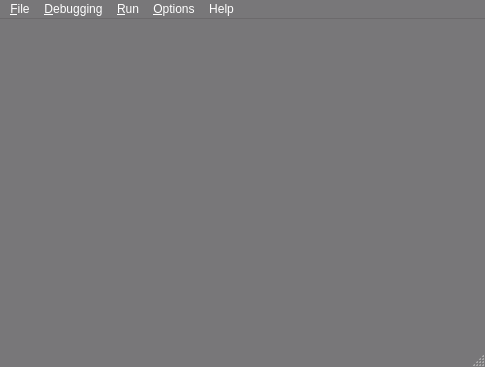
<?xml version="1.0" encoding="UTF-8"?>
<ui version="4.0">
 <class>MainWindow</class>
 <widget class="QMainWindow" name="MainWindow">
  <property name="geometry">
   <rect>
    <x>0</x>
    <y>0</y>
    <width>485</width>
    <height>367</height>
   </rect>
  </property>
  <property name="palette">
   <palette>
    <active>
     <colorrole role="WindowText">
      <brush brushstyle="SolidPattern">
       <color alpha="255">
        <red>255</red>
        <green>255</green>
        <blue>255</blue>
       </color>
      </brush>
     </colorrole>
     <colorrole role="Button">
      <brush brushstyle="SolidPattern">
       <color alpha="255">
        <red>120</red>
        <green>119</green>
        <blue>121</blue>
       </color>
      </brush>
     </colorrole>
     <colorrole role="Light">
      <brush brushstyle="SolidPattern">
       <color alpha="255">
        <red>180</red>
        <green>179</green>
        <blue>182</blue>
       </color>
      </brush>
     </colorrole>
     <colorrole role="Midlight">
      <brush brushstyle="SolidPattern">
       <color alpha="255">
        <red>150</red>
        <green>149</green>
        <blue>151</blue>
       </color>
      </brush>
     </colorrole>
     <colorrole role="Dark">
      <brush brushstyle="SolidPattern">
       <color alpha="255">
        <red>60</red>
        <green>59</green>
        <blue>60</blue>
       </color>
      </brush>
     </colorrole>
     <colorrole role="Mid">
      <brush brushstyle="SolidPattern">
       <color alpha="255">
        <red>80</red>
        <green>79</green>
        <blue>80</blue>
       </color>
      </brush>
     </colorrole>
     <colorrole role="Text">
      <brush brushstyle="SolidPattern">
       <color alpha="255">
        <red>255</red>
        <green>255</green>
        <blue>255</blue>
       </color>
      </brush>
     </colorrole>
     <colorrole role="BrightText">
      <brush brushstyle="SolidPattern">
       <color alpha="255">
        <red>255</red>
        <green>255</green>
        <blue>255</blue>
       </color>
      </brush>
     </colorrole>
     <colorrole role="ButtonText">
      <brush brushstyle="SolidPattern">
       <color alpha="255">
        <red>255</red>
        <green>255</green>
        <blue>255</blue>
       </color>
      </brush>
     </colorrole>
     <colorrole role="Base">
      <brush brushstyle="SolidPattern">
       <color alpha="255">
        <red>31</red>
        <green>31</green>
        <blue>31</blue>
       </color>
      </brush>
     </colorrole>
     <colorrole role="Window">
      <brush brushstyle="SolidPattern">
       <color alpha="255">
        <red>120</red>
        <green>119</green>
        <blue>121</blue>
       </color>
      </brush>
     </colorrole>
     <colorrole role="Shadow">
      <brush brushstyle="SolidPattern">
       <color alpha="255">
        <red>0</red>
        <green>0</green>
        <blue>0</blue>
       </color>
      </brush>
     </colorrole>
     <colorrole role="Highlight">
      <brush brushstyle="SolidPattern">
       <color alpha="255">
        <red>126</red>
        <green>141</green>
        <blue>147</blue>
       </color>
      </brush>
     </colorrole>
     <colorrole role="HighlightedText">
      <brush brushstyle="SolidPattern">
       <color alpha="255">
        <red>255</red>
        <green>255</green>
        <blue>255</blue>
       </color>
      </brush>
     </colorrole>
     <colorrole role="AlternateBase">
      <brush brushstyle="SolidPattern">
       <color alpha="255">
        <red>60</red>
        <green>59</green>
        <blue>60</blue>
       </color>
      </brush>
     </colorrole>
     <colorrole role="ToolTipBase">
      <brush brushstyle="SolidPattern">
       <color alpha="255">
        <red>255</red>
        <green>255</green>
        <blue>220</blue>
       </color>
      </brush>
     </colorrole>
     <colorrole role="ToolTipText">
      <brush brushstyle="SolidPattern">
       <color alpha="255">
        <red>0</red>
        <green>0</green>
        <blue>0</blue>
       </color>
      </brush>
     </colorrole>
    </active>
    <inactive>
     <colorrole role="WindowText">
      <brush brushstyle="SolidPattern">
       <color alpha="255">
        <red>255</red>
        <green>255</green>
        <blue>255</blue>
       </color>
      </brush>
     </colorrole>
     <colorrole role="Button">
      <brush brushstyle="SolidPattern">
       <color alpha="255">
        <red>120</red>
        <green>119</green>
        <blue>121</blue>
       </color>
      </brush>
     </colorrole>
     <colorrole role="Light">
      <brush brushstyle="SolidPattern">
       <color alpha="255">
        <red>180</red>
        <green>179</green>
        <blue>182</blue>
       </color>
      </brush>
     </colorrole>
     <colorrole role="Midlight">
      <brush brushstyle="SolidPattern">
       <color alpha="255">
        <red>150</red>
        <green>149</green>
        <blue>151</blue>
       </color>
      </brush>
     </colorrole>
     <colorrole role="Dark">
      <brush brushstyle="SolidPattern">
       <color alpha="255">
        <red>60</red>
        <green>59</green>
        <blue>60</blue>
       </color>
      </brush>
     </colorrole>
     <colorrole role="Mid">
      <brush brushstyle="SolidPattern">
       <color alpha="255">
        <red>80</red>
        <green>79</green>
        <blue>80</blue>
       </color>
      </brush>
     </colorrole>
     <colorrole role="Text">
      <brush brushstyle="SolidPattern">
       <color alpha="255">
        <red>255</red>
        <green>255</green>
        <blue>255</blue>
       </color>
      </brush>
     </colorrole>
     <colorrole role="BrightText">
      <brush brushstyle="SolidPattern">
       <color alpha="255">
        <red>255</red>
        <green>255</green>
        <blue>255</blue>
       </color>
      </brush>
     </colorrole>
     <colorrole role="ButtonText">
      <brush brushstyle="SolidPattern">
       <color alpha="255">
        <red>255</red>
        <green>255</green>
        <blue>255</blue>
       </color>
      </brush>
     </colorrole>
     <colorrole role="Base">
      <brush brushstyle="SolidPattern">
       <color alpha="255">
        <red>31</red>
        <green>31</green>
        <blue>31</blue>
       </color>
      </brush>
     </colorrole>
     <colorrole role="Window">
      <brush brushstyle="SolidPattern">
       <color alpha="255">
        <red>120</red>
        <green>119</green>
        <blue>121</blue>
       </color>
      </brush>
     </colorrole>
     <colorrole role="Shadow">
      <brush brushstyle="SolidPattern">
       <color alpha="255">
        <red>0</red>
        <green>0</green>
        <blue>0</blue>
       </color>
      </brush>
     </colorrole>
     <colorrole role="Highlight">
      <brush brushstyle="SolidPattern">
       <color alpha="255">
        <red>126</red>
        <green>141</green>
        <blue>147</blue>
       </color>
      </brush>
     </colorrole>
     <colorrole role="HighlightedText">
      <brush brushstyle="SolidPattern">
       <color alpha="255">
        <red>255</red>
        <green>255</green>
        <blue>255</blue>
       </color>
      </brush>
     </colorrole>
     <colorrole role="AlternateBase">
      <brush brushstyle="SolidPattern">
       <color alpha="255">
        <red>60</red>
        <green>59</green>
        <blue>60</blue>
       </color>
      </brush>
     </colorrole>
     <colorrole role="ToolTipBase">
      <brush brushstyle="SolidPattern">
       <color alpha="255">
        <red>255</red>
        <green>255</green>
        <blue>220</blue>
       </color>
      </brush>
     </colorrole>
     <colorrole role="ToolTipText">
      <brush brushstyle="SolidPattern">
       <color alpha="255">
        <red>0</red>
        <green>0</green>
        <blue>0</blue>
       </color>
      </brush>
     </colorrole>
    </inactive>
    <disabled>
     <colorrole role="WindowText">
      <brush brushstyle="SolidPattern">
       <color alpha="255">
        <red>60</red>
        <green>59</green>
        <blue>60</blue>
       </color>
      </brush>
     </colorrole>
     <colorrole role="Button">
      <brush brushstyle="SolidPattern">
       <color alpha="255">
        <red>120</red>
        <green>119</green>
        <blue>121</blue>
       </color>
      </brush>
     </colorrole>
     <colorrole role="Light">
      <brush brushstyle="SolidPattern">
       <color alpha="255">
        <red>180</red>
        <green>179</green>
        <blue>182</blue>
       </color>
      </brush>
     </colorrole>
     <colorrole role="Midlight">
      <brush brushstyle="SolidPattern">
       <color alpha="255">
        <red>150</red>
        <green>149</green>
        <blue>151</blue>
       </color>
      </brush>
     </colorrole>
     <colorrole role="Dark">
      <brush brushstyle="SolidPattern">
       <color alpha="255">
        <red>60</red>
        <green>59</green>
        <blue>60</blue>
       </color>
      </brush>
     </colorrole>
     <colorrole role="Mid">
      <brush brushstyle="SolidPattern">
       <color alpha="255">
        <red>80</red>
        <green>79</green>
        <blue>80</blue>
       </color>
      </brush>
     </colorrole>
     <colorrole role="Text">
      <brush brushstyle="SolidPattern">
       <color alpha="255">
        <red>60</red>
        <green>59</green>
        <blue>60</blue>
       </color>
      </brush>
     </colorrole>
     <colorrole role="BrightText">
      <brush brushstyle="SolidPattern">
       <color alpha="255">
        <red>255</red>
        <green>255</green>
        <blue>255</blue>
       </color>
      </brush>
     </colorrole>
     <colorrole role="ButtonText">
      <brush brushstyle="SolidPattern">
       <color alpha="255">
        <red>60</red>
        <green>59</green>
        <blue>60</blue>
       </color>
      </brush>
     </colorrole>
     <colorrole role="Base">
      <brush brushstyle="SolidPattern">
       <color alpha="255">
        <red>120</red>
        <green>119</green>
        <blue>121</blue>
       </color>
      </brush>
     </colorrole>
     <colorrole role="Window">
      <brush brushstyle="SolidPattern">
       <color alpha="255">
        <red>120</red>
        <green>119</green>
        <blue>121</blue>
       </color>
      </brush>
     </colorrole>
     <colorrole role="Shadow">
      <brush brushstyle="SolidPattern">
       <color alpha="255">
        <red>0</red>
        <green>0</green>
        <blue>0</blue>
       </color>
      </brush>
     </colorrole>
     <colorrole role="Highlight">
      <brush brushstyle="SolidPattern">
       <color alpha="255">
        <red>178</red>
        <green>180</green>
        <blue>191</blue>
       </color>
      </brush>
     </colorrole>
     <colorrole role="HighlightedText">
      <brush brushstyle="SolidPattern">
       <color alpha="255">
        <red>255</red>
        <green>255</green>
        <blue>255</blue>
       </color>
      </brush>
     </colorrole>
     <colorrole role="AlternateBase">
      <brush brushstyle="SolidPattern">
       <color alpha="255">
        <red>120</red>
        <green>119</green>
        <blue>121</blue>
       </color>
      </brush>
     </colorrole>
     <colorrole role="ToolTipBase">
      <brush brushstyle="SolidPattern">
       <color alpha="255">
        <red>255</red>
        <green>255</green>
        <blue>220</blue>
       </color>
      </brush>
     </colorrole>
     <colorrole role="ToolTipText">
      <brush brushstyle="SolidPattern">
       <color alpha="255">
        <red>0</red>
        <green>0</green>
        <blue>0</blue>
       </color>
      </brush>
     </colorrole>
    </disabled>
   </palette>
  </property>
  <property name="windowTitle">
   <string>Command Logger</string>
  </property>
  <widget class="QWidget" name="centralwidget"/>
  <widget class="QMenuBar" name="uiMenuBar">
   <property name="geometry">
    <rect>
     <x>0</x>
     <y>0</y>
     <width>485</width>
     <height>21</height>
    </rect>
   </property>
   <widget class="QMenu" name="uiDebugMENU">
    <property name="title">
     <string>&amp;Debugging</string>
    </property>
    <addaction name="uiNoDebugACT"/>
    <addaction name="separator"/>
    <addaction name="uiDebugLowACT"/>
    <addaction name="uiDebugMidACT"/>
    <addaction name="uiDebugHighACT"/>
    <addaction name="separator"/>
    <addaction name="uiGotoErrorACT"/>
    <addaction name="uiResetPathsACT"/>
   </widget>
   <widget class="QMenu" name="uiScriptingMENU">
    <property name="title">
     <string>&amp;File</string>
    </property>
    <addaction name="uiNewScriptACT"/>
    <addaction name="uiOpenScriptACT"/>
    <addaction name="separator"/>
    <addaction name="uiRunScriptACT"/>
   </widget>
   <widget class="QMenu" name="uiFileMENU">
    <property name="title">
     <string>&amp;Options</string>
    </property>
    <addaction name="uiHintingEnabledACT"/>
    <addaction name="separator"/>
    <addaction name="uiSaveLogACT"/>
    <addaction name="uiClearLogACT"/>
   </widget>
   <widget class="QMenu" name="uiHelpMENU">
    <property name="title">
     <string>Help</string>
    </property>
    <addaction name="uiSdkBrowserACT"/>
   </widget>
   <widget class="QMenu" name="menu_Run">
    <property name="title">
     <string>&amp;Run</string>
    </property>
    <addaction name="uiRunSelectedACT"/>
    <addaction name="uiRunAllACT"/>
   </widget>
   <addaction name="uiScriptingMENU"/>
   <addaction name="uiDebugMENU"/>
   <addaction name="menu_Run"/>
   <addaction name="uiFileMENU"/>
   <addaction name="uiHelpMENU"/>
  </widget>
  <widget class="QStatusBar" name="statusbar"/>
  <action name="uiSaveLogACT">
   <property name="text">
    <string>&amp;Save Log...</string>
   </property>
  </action>
  <action name="uiDebugLevel0ACT">
   <property name="checkable">
    <bool>true</bool>
   </property>
   <property name="text">
    <string>Level 0</string>
   </property>
  </action>
  <action name="uiDebugLevel1ACT">
   <property name="checkable">
    <bool>true</bool>
   </property>
   <property name="text">
    <string>Level 1</string>
   </property>
  </action>
  <action name="uiDebugLevel2ACT">
   <property name="checkable">
    <bool>true</bool>
   </property>
   <property name="text">
    <string>Level 2</string>
   </property>
  </action>
  <action name="uiDebugLevel3ACT">
   <property name="checkable">
    <bool>true</bool>
   </property>
   <property name="text">
    <string>Level 3</string>
   </property>
  </action>
  <action name="uiNoDebugACT">
   <property name="checkable">
    <bool>true</bool>
   </property>
   <property name="text">
    <string>&amp;Disabled</string>
   </property>
  </action>
  <action name="uiDebugLowACT">
   <property name="checkable">
    <bool>true</bool>
   </property>
   <property name="text">
    <string>&amp;Low Level</string>
   </property>
  </action>
  <action name="uiDebugMidACT">
   <property name="checkable">
    <bool>true</bool>
   </property>
   <property name="text">
    <string>&amp;Mid Level</string>
   </property>
  </action>
  <action name="uiDebugHighACT">
   <property name="checkable">
    <bool>true</bool>
   </property>
   <property name="text">
    <string>&amp;High Level</string>
   </property>
  </action>
  <action name="uiClearLogACT">
   <property name="text">
    <string>&amp;Clear Log</string>
   </property>
  </action>
  <action name="uiNewScriptACT">
   <property name="text">
    <string>&amp;New Script</string>
   </property>
   <property name="shortcut">
    <string>Ctrl+N</string>
   </property>
  </action>
  <action name="uiOpenScriptACT">
   <property name="text">
    <string>&amp;Open Script...</string>
   </property>
   <property name="shortcut">
    <string>Ctrl+O</string>
   </property>
  </action>
  <action name="uiRunScriptACT">
   <property name="text">
    <string>&amp;Run Script...</string>
   </property>
   <property name="shortcut">
    <string>F5</string>
   </property>
  </action>
  <action name="uiHintingEnabledACT">
   <property name="checkable">
    <bool>true</bool>
   </property>
   <property name="checked">
    <bool>true</bool>
   </property>
   <property name="text">
    <string>Use &amp;Auto-Complete</string>
   </property>
  </action>
  <action name="uiGotoErrorACT">
   <property name="text">
    <string>Goto Error...</string>
   </property>
   <property name="shortcut">
    <string>Ctrl+G</string>
   </property>
  </action>
  <action name="uiResetPathsACT">
   <property name="text">
    <string>Reset Paths</string>
   </property>
  </action>
  <action name="uiSdkBrowserACT">
   <property name="text">
    <string>SDK Help</string>
   </property>
   <property name="shortcut">
    <string>F1</string>
   </property>
  </action>
  <action name="uiRunLineACT">
   <property name="text">
    <string>Run Line...</string>
   </property>
   <property name="shortcut">
    <string>Enter</string>
   </property>
  </action>
  <action name="uiRunAllACT">
   <property name="text">
    <string>Run All...</string>
   </property>
   <property name="shortcut">
    <string>Ctrl+Enter</string>
   </property>
  </action>
  <action name="uiClearWorkspaceACT">
   <property name="text">
    <string>Clear Workspace...</string>
   </property>
  </action>
  <action name="uiRunSelectedACT">
   <property name="text">
    <string>Run Selected...</string>
   </property>
   <property name="shortcut">
    <string>Shift+Return</string>
   </property>
  </action>
 </widget>
 <resources/>
 <connections/>
</ui>
